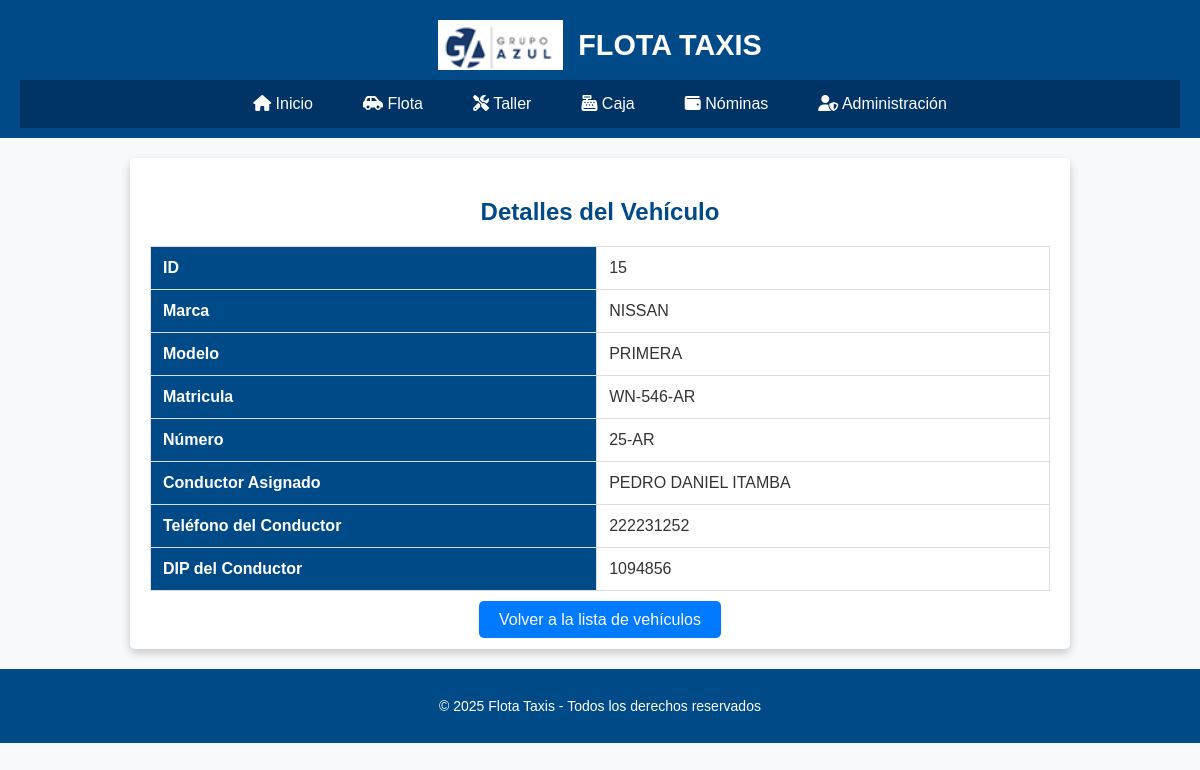
Page /modules/vehiculos/ver_vehiculo.php?id=15 on the committed database.
### tables this page shows
CREATE TABLE `conductores` (
  `id` int(11) NOT NULL,
  `nombre` varchar(100) NOT NULL,
  `telefono` varchar(20) NOT NULL,
  `dip` varchar(20) NOT NULL,
  `vehiculo_id` int(11) DEFAULT NULL,
  `estado` enum('Activo','Inactivo') NOT NULL DEFAULT 'Activo',
  `ingreso_dia_obligatorio` int(11) NOT NULL DEFAULT 0,
  `ingreso_dia_libre` int(11) NOT NULL DEFAULT 0,
  `ingreso_obligatorio` int(11) DEFAULT NULL,
  `ingreso_libre` int(11) DEFAULT NULL,
  `imagen` varchar(255) DEFAULT NULL,
  `fecha` date DEFAULT NULL,
  `dias_por_ciclo` int(11) DEFAULT 30,
  `salario_mensual` int(11) DEFAULT NULL,
  `direccion` varchar(255) DEFAULT 'Sin dirección'
);

CREATE TABLE `vehiculos` (
  `id` int(11) NOT NULL,
  `marca` varchar(50) NOT NULL,
  `modelo` varchar(50) NOT NULL,
  `matricula` varchar(20) NOT NULL,
  `numero` varchar(20) NOT NULL,
  `km_actual` int(10) UNSIGNED NOT NULL DEFAULT 0,
  `km_aceite` int(10) UNSIGNED NOT NULL DEFAULT 0,
  `km_inicial` int(10) UNSIGNED NOT NULL DEFAULT 0,
  `imagen1` varchar(255) DEFAULT NULL,
  `imagen2` varchar(255) DEFAULT NULL,
  `imagen3` varchar(255) DEFAULT NULL,
  `imagen4` varchar(255) DEFAULT NULL,
  `fecha` date DEFAULT NULL,
  `year` year(4) DEFAULT NULL
);

### modules/vehiculos/ver_vehiculo.php (the view, shortened to what this page needs)
<?php
include '../../layout/header.php';
require '../../config/database.php';
$vehiculo_id = $_GET['id'];
$stmt = $pdo->prepare("SELECT v.*, c.nombre AS conductor_nombre, c.telefono AS conductor_telefono, c.dip AS conductor_dip
                       FROM vehiculos v
                       LEFT JOIN conductores c ON v.id = c.vehiculo_id
                       WHERE v.id = ?");
$stmt->execute([$vehiculo_id]);
$vehiculo = $stmt->fetch();
?>
<div class="container">
    <h2>Detalles del Vehículo</h2>
    <table class="detail-table">
        <tr>
            <th>ID</th>
            <td><?= $vehiculo['id'] ?></td>
        </tr>
        <tr>
            <th>Marca</th>
            <td><?= $vehiculo['marca'] ?></td>
        </tr>
        <tr>
            <th>Modelo</th>
            <td><?= $vehiculo['modelo'] ?></td>
        </tr>
        <tr>
            <th>Matricula</th>
            <td><?= $vehiculo['matricula'] ?></td>
        </tr>
        <tr>
            <th>Número</th>
            <td><?= $vehiculo['numero'] ?></td>
        </tr>
        <tr>
            <th>Conductor Asignado</th>
            <td>
                <?php
                    if ($vehiculo['conductor_nombre']) {
                        echo $vehiculo['conductor_nombre'];
                    } else {
                        echo "No asignado";
                    }
                ?>
            </td>
        </tr>
        <?php if ($vehiculo['conductor_nombre']) { ?>
        <tr>
            <th>Teléfono del Conductor</th>
            <td><?= $vehiculo['conductor_telefono'] ?></td>
        </tr>
        <tr>
            <th>DIP del Conductor</th>
            <td><?= $vehiculo['conductor_dip'] ?></td>
        </tr>
        <?php } ?>
    </table>
    <div style="text-align: center; margin-top: 20px;">
        <a href="vehiculos.php" style="background: #007bff; color: white; padding: 10px 20px; text-decoration: none; border-radius: 5px;">
            Volver a la lista de vehículos
        </a>
    </div>
</div>
<?php include '../../layout/footer.php'; ?>

### styles/styles.css (style rules this page uses)
body { font-family: Arial, sans-serif; margin: 0; padding: 0; background-color: #f8f9fa; color: #333; }

### modules/vehiculos/ver_vehiculo.php (style rules this page uses)
.container { max-width: 900px; margin: 20px auto; padding: 20px; background: white; border-radius: 5px; box-shadow: 0px 4px 10px rgba(0, 0, 0, 0.2); }
h2 { text-align: center; color: #004b87; margin-bottom: 20px; }
.detail-table { width: 100%; border-collapse: collapse; }
th, td { padding: 12px; text-align: left; border: 1px solid #ddd; }
th { background-color: #004b87; color: white; }

### rows in the picture
conductores: vehiculo "15", vehiculo.marca "NISSAN", vehiculo.modelo "PRIMERA", vehiculo.matricula "WN-546-AR", vehiculo.numero "25-AR", nombre "PEDRO DANIEL ITAMBA", telefono "222231252", dip "1094856"
